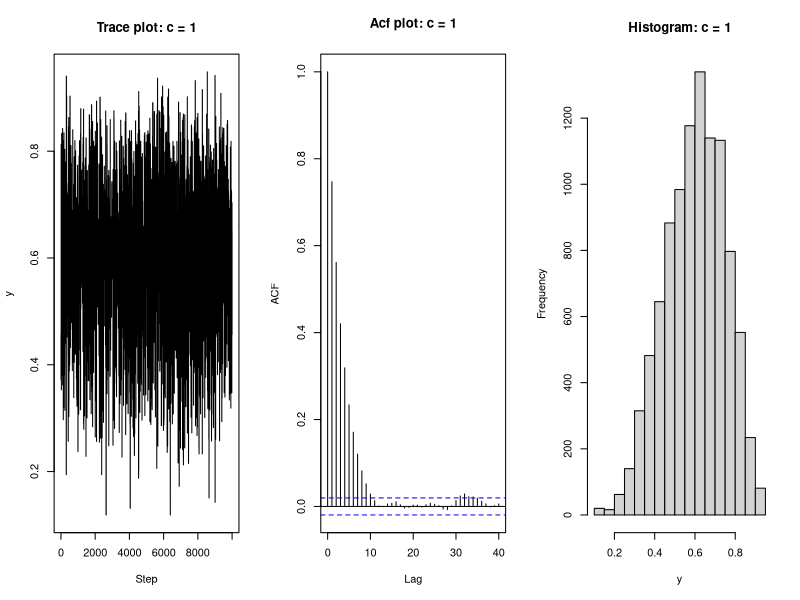
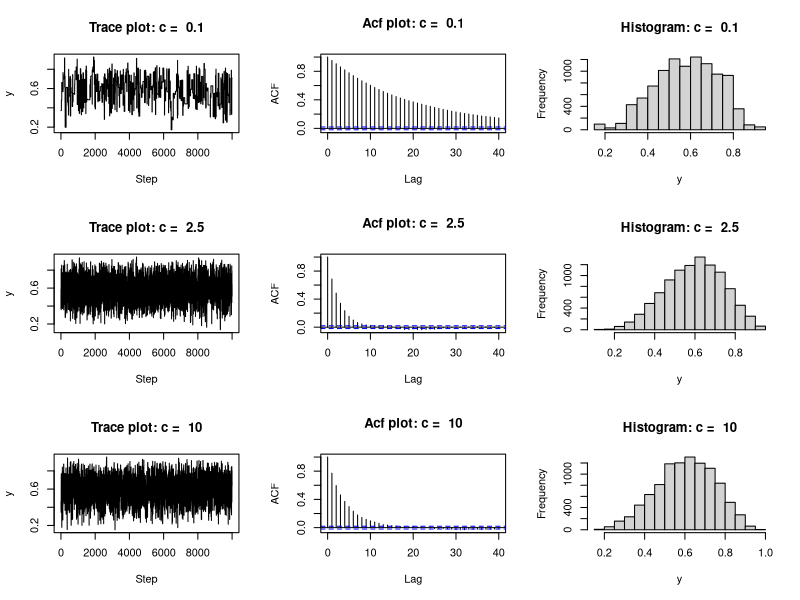

The R script that drew these images, in order:
## ---- chunk 1
library(coda)
Alpha <- 6
Beta <- 4
# Use the proposal function to get new phi, noticeing phi cannot be 0 or 1
phi <- function(c,oldphi){
  newphi = 0
  # Making sure new phi is neither 0 nor 1
  while (newphi == 0 || newphi == 1){
  newphi = rbeta(1,c*oldphi,c*(1-oldphi))
  }
  return(newphi)
}

# 
run_metropolis_MCMC <- function(startvalue,c,iterations){
  chain = rep(0, iterations+1)
  chain[1] = startvalue
  for (i in 1:iterations){
    phi = phi(c,chain[i])
    posterior = dbeta(phi,Alpha,Beta)/dbeta(chain[i],Alpha,Beta)
    proposal = dbeta(phi,c*chain[i],c*(1-chain[i]))/dbeta(chain[i],c*phi,c*(1-phi))
    probab = posterior/proposal
    if (runif(1) < probab){
      chain[i+1] = phi
    }else{
      chain[i+1] = chain[i]
    }
  }
  return(chain)
}

startvalue = runif(1)
chain = run_metropolis_MCMC(startvalue,1, 10000)
acceptance = 1-mean(duplicated(chain))

par(mfrow=c(1,3))  #1 row, 3 columns

  traceplot(as.mcmc(chain), type="l", main = "Trace plot: c = 1", xlab="Step", ylab="y")
  acf(chain, main = "Acf plot: c = 1")
  hist(chain, main = "Histogram: c = 1", xlab="y")

Cs <- c(0.1, 2.5, 10)
result <- sapply(Cs, run_metropolis_MCMC, startvalue = startvalue,iterations = 10000)


graph <- function(Cs){
  n = length(Cs)
  par(mfrow = c(n, 3))
  for( i in 1:n ) {
  traceplot(as.mcmc(result[,i]), type="l", main = paste("Trace plot: c = ", Cs[i]), xlab="Step", ylab="y")
  acf(result[,i], main = paste("Acf plot: c = ", Cs[i]))
  hist(result[,i], main = paste("Histogram: c = ", Cs[i]), xlab="y")
  }
}

graph(Cs)
## ---- chunk 2
Gibbs_<-function(x0,y0,iterations,B=5,burnIn=0)
## 5 parameters are needed in this function, with B=5 and burnIn=0 by default
{
  if(x0>0&&x0<B&&y0>0&&y0<B)
## to check whether the starting values are in the domain.    
  {
    x<-c(x0,rep(NA,iterations-1))
## Initialize the Markov chain    
    y<-c(y0,rep(NA,iterations-1))
## Initialize the Markov chain    
    for(i in 1:(iterations-1))
    {
      x[i+1]<-(-log(1-runif(1)*(1-exp(-y[i]*B)))/y[i])
## use inverse transform sampling to draw sample from conditional distribution 
## p(x^{i+1}|y^{i})   
      y[i+1]<-(-log(1-runif(1)*(1-exp(-x[i+1]*B)))/x[i+1])
## use inverse transform sampling to draw sample from conditional distribution 
## p(y^{i+1}|x^{i+1})     
    }
    if(burnIn>0)
    {
        x<-x[-(1:burnIn)]
        y<-y[-(1:burnIn)]
        print(length(x))
## discard the first bunch of draws for the burn-in process    
    }
    return(data.frame(x,y))
  }
 else
   stop("Initial values incorrect")
## print the information for incorrect starting values  
}
